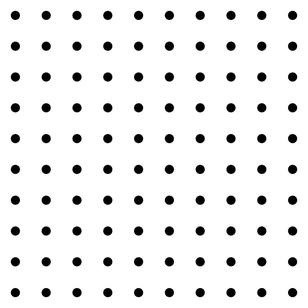
#> input picture DATA/dot_grid.png, 308 x 308 px, shrunk from 600 x 600 before the run, found by its file name
$ jupyter execute --allow-errors section-2.ipynb
#> lines starting #> are read from the running program, lines starting #| are printed output that depends on the picture
[cell 1]
import numpy as np

[cell 2]
myArray = np.array([1,2,3,4,5])

[cell 3]
myArray.mean()

[cell 4]
myMat = np.arange(0,100).reshape(10,10)

[cell 5]
myMat

[cell 6]
myMat.reshape(25,4)

[cell 7]
myMat

[cell 8]
# raw , column
myMat[0,:]

[cell 9]
myMat[:,4]

[cell 10]
np.zeros(shape = (4,4))

[cell 11]
type(0.0)

[cell 12]
type(0)

[cell 13]
np.ones(shape= (4,4)) + 32

[cell 14]
from PIL import Image

[cell 15]
image = Image.open('dot_grid.png')
#> image is the input picture: PIL image 308x308 RGBA; mean R, G, B, A 0, 0, 0, 17.6

#> (a cell that did not finish here is left out)

[cell 17]
myImage = np.array(image)

[cell 18]
myImage.shape
#> Out = (308, 308, 4)

[cell 19]
# 0 -> red , 1 -> green , 2 -> blue
myImage[:,:,0]

[cell 20]
image = Image.open('../../DATA/00-puppy.jpg')
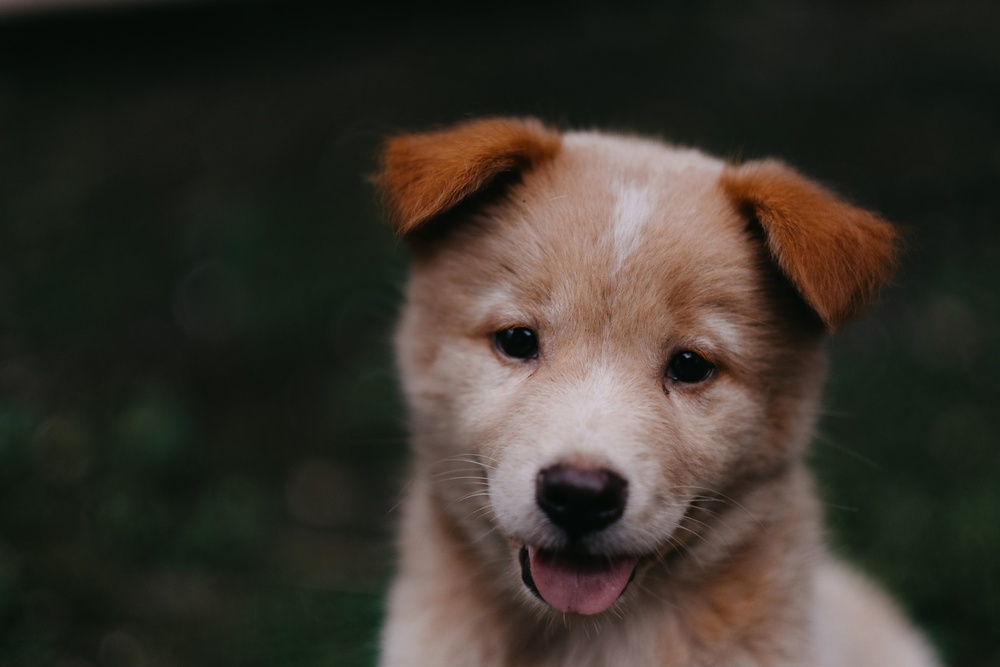
#> input picture DATA/00-puppy.jpg, 1000 x 667 px, shrunk from 1950 x 1300 before the run, found by its file name
#> image is the input picture: PIL image 1000x667 RGB; mean R, G, B 57.3, 51.8, 43.8

[cell 21]
image

[cell 22]
import matplotlib.pyplot as plt

[cell 23]
type(image)

[cell 24]
myImageArr = np.array(image)

[cell 25]
myImageArr.shape
#> Out = (667, 1000, 3)

[cell 26]
plt.imshow(myImageArr)

[cell 27]
myImageArr[:,:,0]

[cell 28]
plt.imshow(myImageArr[:,:,0],cmap='gray')
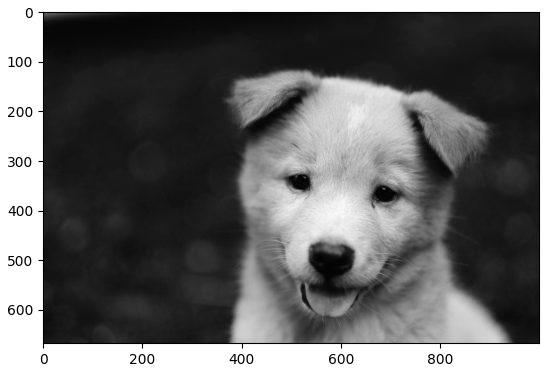
#> figure drawn by matplotlib, 1 panel

[cell 29]
plt.imshow(myImageArr[:,:,1],cmap='gray')
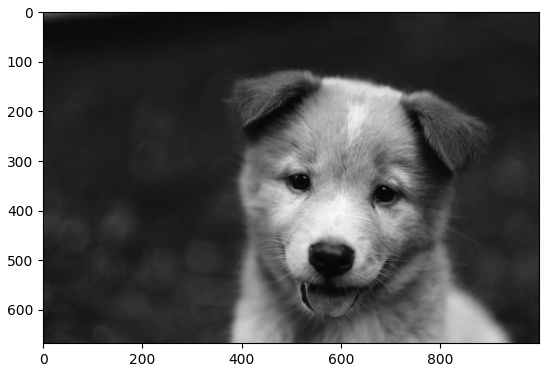
#> figure drawn by matplotlib, 1 panel

[cell 30]
plt.imshow(myImageArr[:,:,2],cmap='gray')
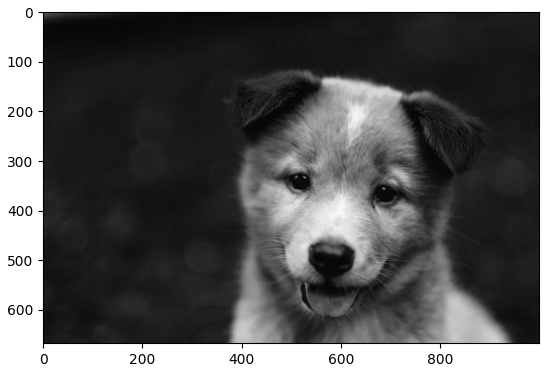
#> figure drawn by matplotlib, 1 panel

[cell 31]
plt.imshow(myImageArr[:,:,0])
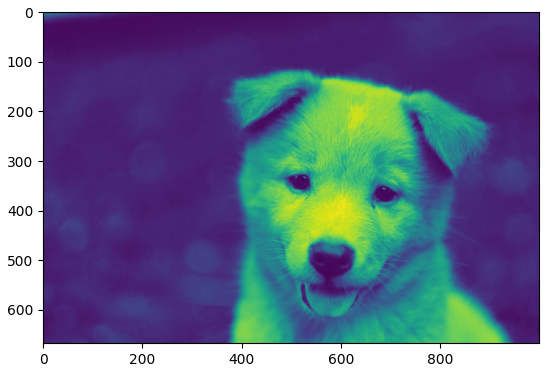
#> figure drawn by matplotlib, 1 panel

[cell 32]
myiImageCopy = myImageArr.copy()

[cell 33]
plt.imshow(myiImageCopy)

[cell 34]
myiImageCopy[:,:,1] = 0
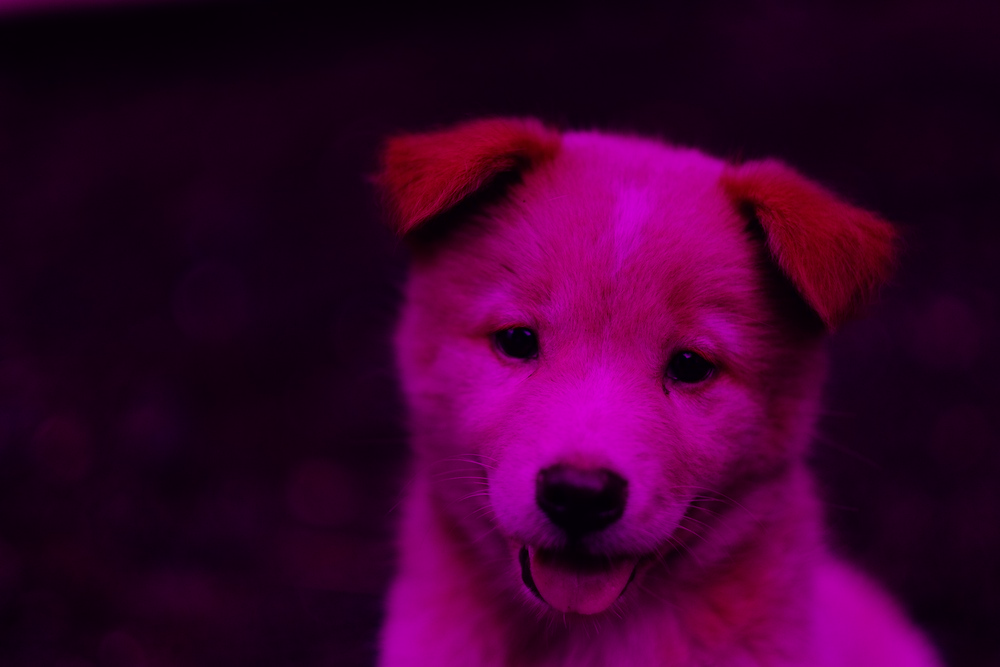
#> myiImageCopy: shape (667, 1000, 3); mean R, G, B 57.3, 0, 43.8

[cell 35]
plt.imshow(myiImageCopy)

[cell 36]
myiImageCopy[:,:,2] = 0
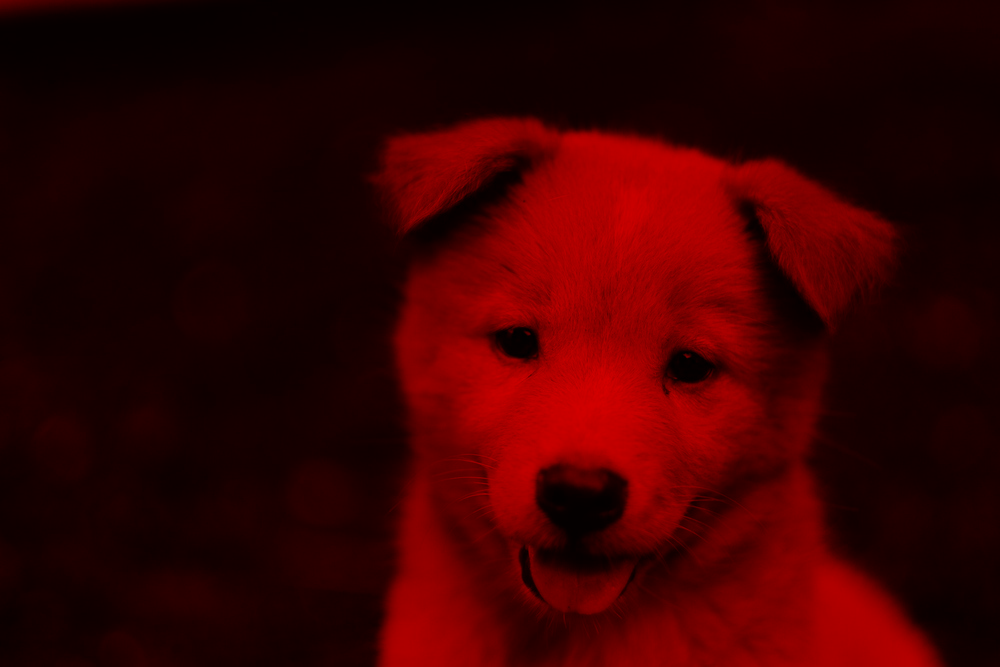
#> myiImageCopy: shape (667, 1000, 3); mean R, G, B 57.3, 0, 0

[cell 37]
plt.imshow(myiImageCopy)

[cell 38]
myiImageCopy[:,:,0] = 0
#> myiImageCopy: shape (667, 1000, 3); every value is 0
